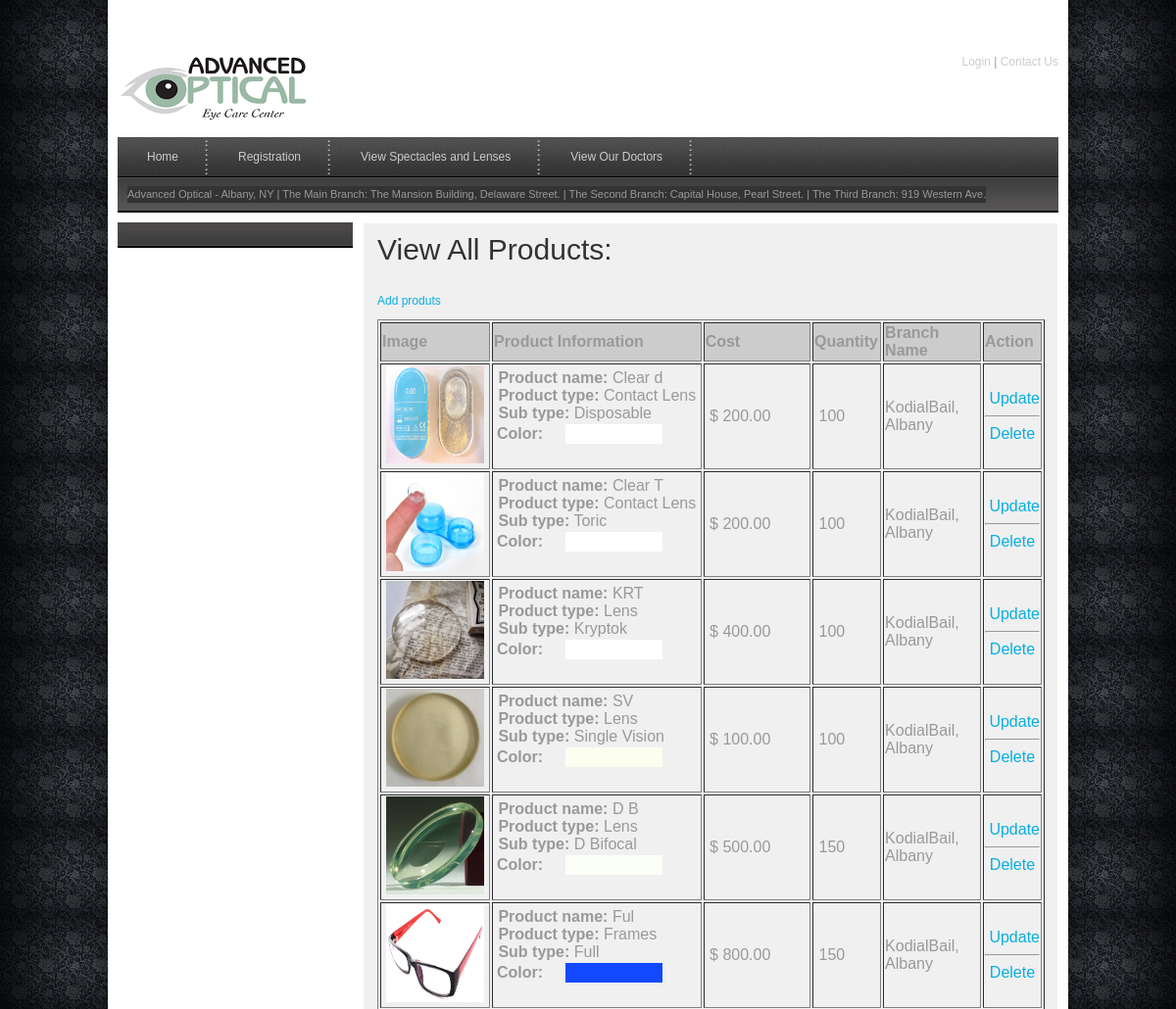
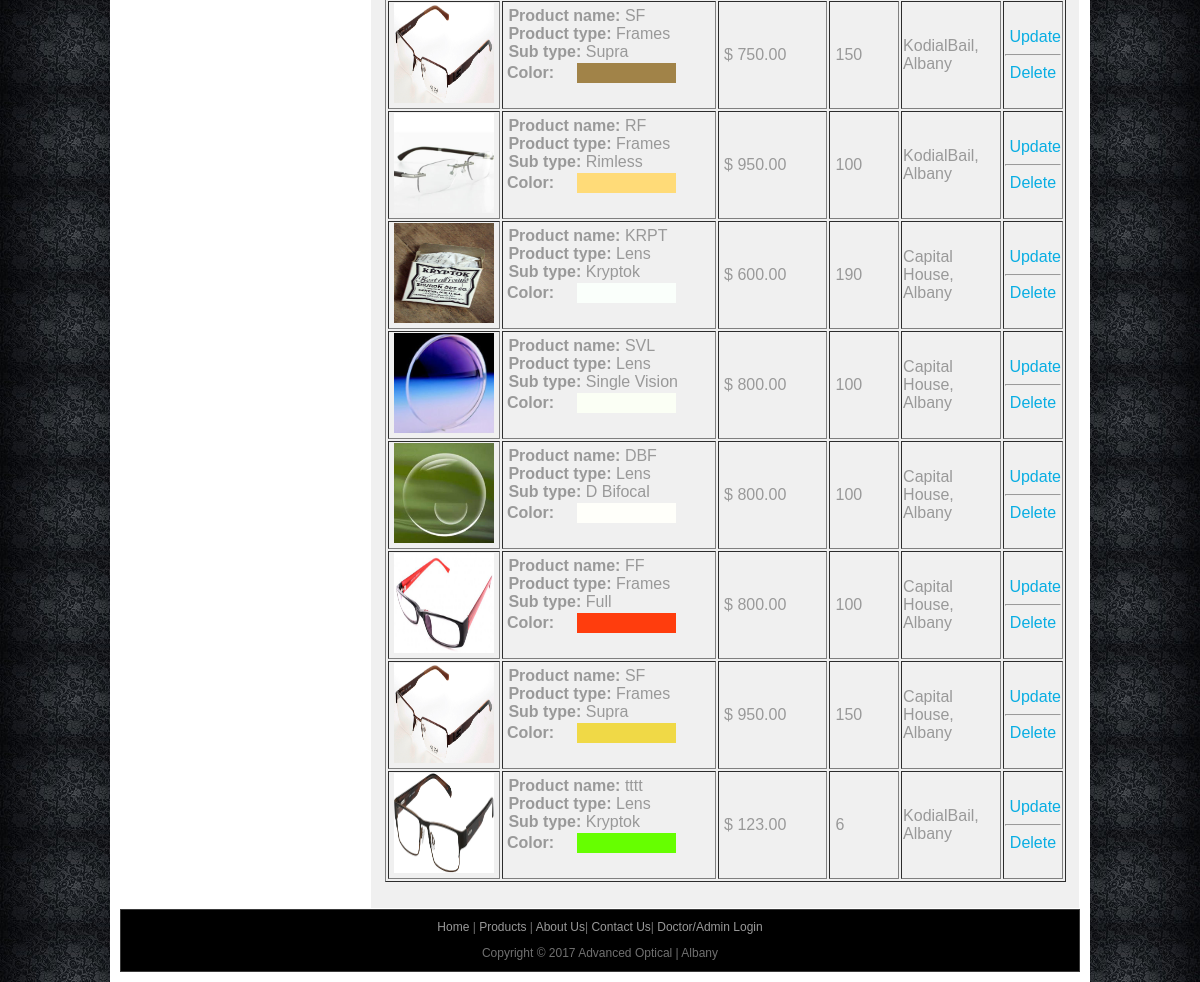
/viewproducts.php, run on the app's committed database (2 pictures, top to bottom).
### tables this page shows
CREATE TABLE IF NOT EXISTS `products` (
  `prod_id` int(10) NOT NULL AUTO_INCREMENT,
  `branch_id` int(10) NOT NULL,
  `name` varchar(50) NOT NULL,
  `product_type` varchar(50) NOT NULL,
  `sub_type` varchar(25) NOT NULL,
  `image` varchar(100) NOT NULL,
  `color` varchar(20) NOT NULL,
  `cost` double(10,2) NOT NULL,
  `quantity` int(10) NOT NULL,
  PRIMARY KEY (`prod_id`)
);

CREATE TABLE IF NOT EXISTS `branch` (
  `branch_id` int(10) NOT NULL AUTO_INCREMENT,
  `branch_name` varchar(30) NOT NULL,
  `description` varchar(50) NOT NULL,
  PRIMARY KEY (`branch_id`)
);

### viewproducts.php (the view, shortened to what this page needs)
<?php
include("includes/header.php");
include("includes/conn.php");
mysqli_query($con, "DELETE FROM products WHERE prod_id='$_GET[delid]'");
?>
    <div id="templatemo_main">
   		<div id="sidebar" class="float_l">
        	<div class="sidebar_box"><span class="bottom"></span>
            </div>
   		</div>
        <div id="content" class="float_r">
        <h1>View All Products:</h1>
        <p><a href="addproduct.php">Add produts</a></p>
        <form action="" method="post" enctype="multipart/form-data" name="adprod" id="adprod" onsubmit="return validation()">
          <table width="681" border="1">
            <tr bgcolor="#CCCCCC">
              <td width="108"><strong>Image</strong></td>
              <td width="210"><strong>Product Information</strong></td>
              <td width="106"><strong>Cost</strong></td>
              <td width="66"><strong>Quantity</strong></td>
              <td width="96"><strong>Branch Name</strong></td>
              <td width="55"><strong>Action</strong></td>
            </tr>
            <?php
			$resultquery = mysqli_query($con, "SELECT * FROM  products");
		while($rowrec = mysqli_fetch_array($resultquery))
		{
			?>
            <tr>
              <td>&nbsp;<img src="upload/<?php echo $rowrec['image']; ?>" width="100" height="100"  /></td>
              <td>&nbsp;<strong>Product name: </strong><?php echo $rowrec['name']; ?><br />
             &nbsp;<strong>Product type:</strong> <?php echo $rowrec['product_type']; ?><br />
              &nbsp;<strong>Sub type:</strong> <?php echo $rowrec['sub_type']; ?><br /><table width="174" border="0">
                <tr>
                  <td width="37"><strong>Color:</strong></td>
                  <td width="68" bgcolor="<?php echo $rowrec[color]; ?>">&nbsp;</td>
                </tr>
              </table>
              <br />
              </td>
              <td>&nbsp;$ <?php echo $rowrec['cost']; ?></td>
              <td>&nbsp;<?php echo $rowrec['quantity']; ?></td>
              <td>
			  <?php
$resultquery1 = mysqli_query($con, "SELECT * FROM  branch where branch_id='$rowrec[branch_id]'");
$rowrec1 = mysqli_fetch_array($resultquery1);
			  echo $rowrec1['branch_name'];
			  ?>
              </td>
              <td align="center"		>&nbsp;<?php echo
			  "<a href='addproduct.php?prodid=$rowrec[prod_id]'>Update</a> <hr>
			  <a href='viewproducts.php?delid=$rowrec[prod_id]'>Delete</a>"; ?></td>
            </tr>
            <?php
		}
		?>
          </table>
        </form>
      </div>
    </div>
<?php
include("includes/footer.php");
?>

### includes/header.php (shortened to what this page needs)
<html>
<head>
<link href="css/tm_style.css" rel="stylesheet" type="text/css" />
<link rel="stylesheet" type="text/css" href="css/ddsmoothmenu.css" />
<link rel="stylesheet" type="text/css" media="all" href="css/jquery.dualSlider.0.2.css" />
</head>
<body>
<div id="tm_wrapper">
	<div id="tm_header">
    	<div id="site_title">
        	<h1><a href="index.php">Adv Optical</a></h1>
        </div>
        <div id="header_right">
        	<strong><a href="login.php">Login</a></strong> |
	        <strong><a href="contact.php">Contact Us</a></strong>
  </div>
    </div>
    <div id="tm_menu">
    	<div id="top_nav" class="ddsmoothmenu">
            <ul>
                <?php
				if(isset($_SESSION["logtype"]) and $_SESSION["logtype"] =="Doctor")
				{
				?>
                 <li><a href="dochome.php"  >Doctor's Home</a></li>
                  <li><a href="#">Patient Records</a>
            	    	 <ul>
                         <li><a href="viewpatient.php">View Patient</a></li>
                          <li><a href="addpatient.php">Add Patient</a></li>
                        <li><a href="viewappointment.php">View Appointments</a></li>
        	          </ul>
                </li>
                  	<?php
				}
				else if(isset($_SESSION["logtype"]) and $_SESSION["logtype"] =="Patient")
				{
				?>
                 <li><a href="patienthome.php"  >Patient's Home</a></li>
                 <li><a href="setappointment.php"  >Book An Appointment</a></li>
              	<?php
				}
				else
				{
				?>
                <li><a href="index.php">Home</a></li>
                <li><a href="register.php">Registration</a>
                <li><a href="products.php">View Spectacles and Lenses</a></li>
				<li><a href="viewdoctors.php">View Our Doctors</a></li>
                <?php
				}
				?>
            </ul>
            <br style="clear: left" />
        </div>
        <div id="menu_second_bar">
        	<div id="top_shopping_cart"><marquee style="background-color: #333333;" direction="left" loop="15" width="110%">
Advanced Optical - Albany, NY | The Main Branch: The Mansion Building, Delaware Street. | The Second Branch: Capital House, Pearl Street. | The Third Branch: 919 Western Ave.
</marquee></div>
    	</div>
    </div>

### includes/footer.php
<center>
    <div id="tm_footer">
    	<p>
			 <?php
				 if(isset($_SESSION["logtype"]) and $_SESSION["logtype"]=="Doctor")
				{
				?>
                 <a href="dochome.php"  >Doctor's Home</a>
              	<?php
				}
				else  if(isset($_SESSION["logtype"]) and $_SESSION["logtype"] =="Administrator")
				{
				?>
                 <a href="adminhome.php" >Admin's Home</a>
                  	<?php
				}
				else  if(isset($_SESSION["logtype"]) and $_SESSION["logtype"]=="Patient")
				{
				?>
                <a href="patienthome.php"  >Patient's Home</a>
              	<?php
				}
				else
				{
				?>
               <a href="index.php"  >Home</a>
                <?php
				}
				?> | <a href="products.php">Products</a> | <a href="about.html">About Us</a>| <a href="contact.php">Contact Us</a>| <a href="doclogin.php">
            Doctor/Admin Login</a>
		</p>
    	Copyright © 2017 Advanced Optical | Albany
</div>
</center>
</body>
</html>

### css/tm_style.css (style rules this page uses)
body { margin: 0; padding: 0; color: #999; font-family: Tahoma, Geneva, sans-serif; font-size: 12px; line-height: 1.4em; background-color: #2e2e2e; background-repeat: repeat; background-image: url(../images/tm_body.jpg) }
a, a:link, a:visited { color: #08aee3; font-weight: normal; text-decoration: none; }
p { margin: 0 0 10px 0; padding: 0; }
img { border: none; }
h1, h2, h3, h4, h5, h6 { color: #333; font-weight: normal; }
h1 { font-size: 30px; margin: 0 0 30px; padding: 5px 0; }
.float_l { float: left }
.float_r { float: right }
#tm_wrapper { width: 960px; margin: 0 auto; padding: 0 10px 10px; background-color:#FFF; }
#tm_header { width: 100%; padding: 50px 0 10px; }
#tm_menu { width: 100%; height: 77px; margin-bottom: 10px; background: url(../images/tm_menu.jpg) repeat-x }
#content { width: 680px; background: #f0f0f0; border: 1px solid #fff; padding: 14px; }
#sidebar { width: 240px }
#tm_footer { width: 920px; text-align: center; padding: 9px 19px; background: #000000; border: 1px solid #3a3a3a }
#site_title { float: left; }
#site_title h1 { margin: 0; padding: 0; }
#site_title h1 a { display: block; width: 210px; height: 80px; font-size: 12px; text-indent: -10000px; color: #999; text-align: left; background: url(../images/o1.png) no-repeat top left; }
#header_right { float: right; margin-top: 5px; }
#header_right a { color: #ccc; }
#menu_second_bar { padding: 5px 10px; }
#top_shopping_cart { float: left; padding: 5px 0; font-size: 11px; }
.sidebar_box { position: relative; background: #4c4a4a; margin-bottom: 36px; }
.sidebar_box span.bottom { position: absolute; bottom: -26px; left: 0; width: 240px; height: 26px; background: url(../images/tm_sidebar_bottom.jpg) }
#tm_footer { color: #707070; }
#tm_footer a { color: #999; }

### css/ddsmoothmenu.css (style rules this page uses)
.ddsmoothmenu ul { z-index:100; margin: 0; padding: 0; list-style-type: none; }
.ddsmoothmenu ul li { position: relative; display: inline; float: left; }
.ddsmoothmenu ul li a { display: block; padding: 0 30px; height: 40px; line-height: 40px; margin-right: 1px; font-size: 12px; color: #ccc; text-decoration: none; outline: none; text-align: center; background: url(images/templatemo_menu_divider.png) right center no-repeat }

### data on the page
products: image (picture), name "Clear d", product_type "Contact Lens", sub_type "Disposable", cost "200.00", quantity "100", branch.branch_name "KodialBail, Albany"
products: image (picture), name "Clear T", product_type "Contact Lens", sub_type "Toric", cost "200.00", quantity "100", branch.branch_name "KodialBail, Albany"
products: image (picture), name "KRT", product_type "Lens", sub_type "Kryptok", cost "400.00", quantity "100", branch.branch_name "KodialBail, Albany"
products: image (picture), name "SV", product_type "Lens", sub_type "Single Vision", cost "100.00", quantity "100", branch.branch_name "KodialBail, Albany"
products: image (picture), name "D B", product_type "Lens", sub_type "D Bifocal", cost "500.00", quantity "150", branch.branch_name "KodialBail, Albany"
products: image (picture), name "Ful", product_type "Frames", sub_type "Full", cost "800.00", quantity "150", branch.branch_name "KodialBail, Albany"
products: image (picture), name "SF", product_type "Frames", sub_type "Supra", cost "750.00", quantity "150", branch.branch_name "KodialBail, Albany"
products: image (picture), name "RF", product_type "Frames", sub_type "Rimless", cost "950.00", quantity "100", branch.branch_name "KodialBail, Albany"
products: image (picture), name "KRPT", product_type "Lens", sub_type "Kryptok", cost "600.00", quantity "190", branch.branch_name "Capital House, Albany"
products: image (picture), name "SVL", product_type "Lens", sub_type "Single Vision", cost "800.00", quantity "100", branch.branch_name "Capital House, Albany"
products: image (picture), name "DBF", product_type "Lens", sub_type "D Bifocal", cost "800.00", quantity "100", branch.branch_name "Capital House, Albany"
products: image (picture), name "FF", product_type "Frames", sub_type "Full", cost "800.00", quantity "100", branch.branch_name "Capital House, Albany"
products: image (picture), name "SF", product_type "Frames", sub_type "Supra", cost "950.00", quantity "150", branch.branch_name "Capital House, Albany"
products: image (picture), name "tttt", product_type "Lens", sub_type "Kryptok", cost "123.00", quantity "6", branch.branch_name "KodialBail, Albany"
